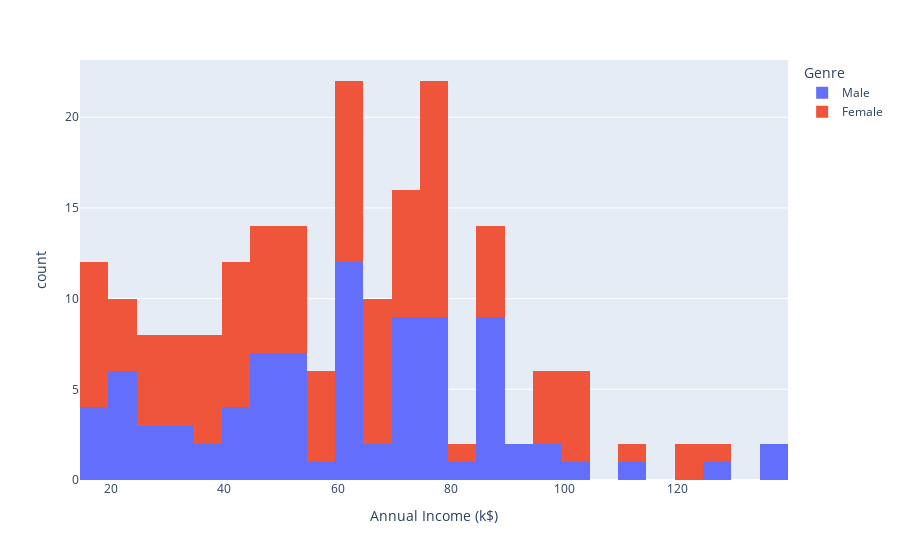

Notebook code cell kept with this figure:
### Code cell
# Distribution du salaire annuel
px.histogram(data_frame=data, x = 'Annual Income (k$)', color='Genre', nbins=50)

### Figure 1 — Plotly figure (JSON) as saved in the notebook; plotly's stock layout.template omitted (floating-point values rounded to 4 significant figures)
{"data": [{"alignmentgroup": "True", "bingroup": "x", "hovertemplate": "Genre=Male<br>Annual Income (k$)=%{x}<br>count=%{y}<extra></extra>", "legendgroup": "Male", "marker": {"color": "#636efa", "pattern": {"shape": ""}}, "name": "Male", "nbinsx": 50, "offsetgroup": "Male", "orientation": "v", "showlegend": true, "type": "histogram", "x": [15, 15, 19, 19, 20, 20, 21, 23, 24, 24, 25, 28, 28, 30, 33, 33, 38, 39, 42, 43, 43, 44, 46, 46, 46, 48, 48, 48, 49, 54, 54, 54, 54, 54, 54, 54, 59, 60, 60, 61, 61, 62, 62, 62, 63, 63, 63, 63, 64, 67, 69, 71, 71, 71, 71, 71, 71, 73, 73, 74, 75, 77, 77, 77, 78, 78, 78, 78, 78, 81, 85, 86, 87, 87, 87, 87, 87, 88, 88, 93, 93, 98, 99, 101, 113, 126, 137, 137], "xaxis": "x", "yaxis": "y"}, {"alignmentgroup": "True", "bingroup": "x", "hovertemplate": "Genre=Female<br>Annual Income (k$)=%{x}<br>count=%{y}<extra></extra>", "legendgroup": "Female", "marker": {"color": "#EF553B", "pattern": {"shape": ""}}, "name": "Female", "nbinsx": 50, "offsetgroup": "Female", "orientation": "v", "showlegend": true, "type": "histogram", "x": [16, 16, 17, 17, 18, 18, 19, 19, 20, 20, 21, 23, 25, 28, 28, 29, 29, 30, 33, 33, 34, 34, 37, 37, 38, 39, 39, 39, 40, 40, 40, 40, 42, 43, 43, 44, 46, 47, 47, 48, 48, 48, 49, 50, 50, 54, 54, 54, 54, 54, 57, 57, 58, 58, 59, 60, 60, 60, 60, 62, 62, 62, 63, 63, 64, 65, 65, 65, 65, 67, 67, 67, 69, 70, 70, 72, 72, 73, 73, 74, 75, 76, 76, 77, 78, 78, 78, 78, 78, 78, 78, 79, 79, 81, 85, 86, 87, 88, 88, 97, 97, 98, 99, 101, 103, 103, 103, 103, 113, 120, 120, 126], "xaxis": "x", "yaxis": "y"}], "layout": {"barmode": "relative", "legend": {"title": {"text": "Genre"}, "tracegroupgap": 0}, "margin": {"t": 60}, "xaxis": {"anchor": "y", "domain": [0, 1], "title": {"text": "Annual Income (k$)"}}, "yaxis": {"anchor": "x", "domain": [0, 1], "title": {"text": "count"}}}}
